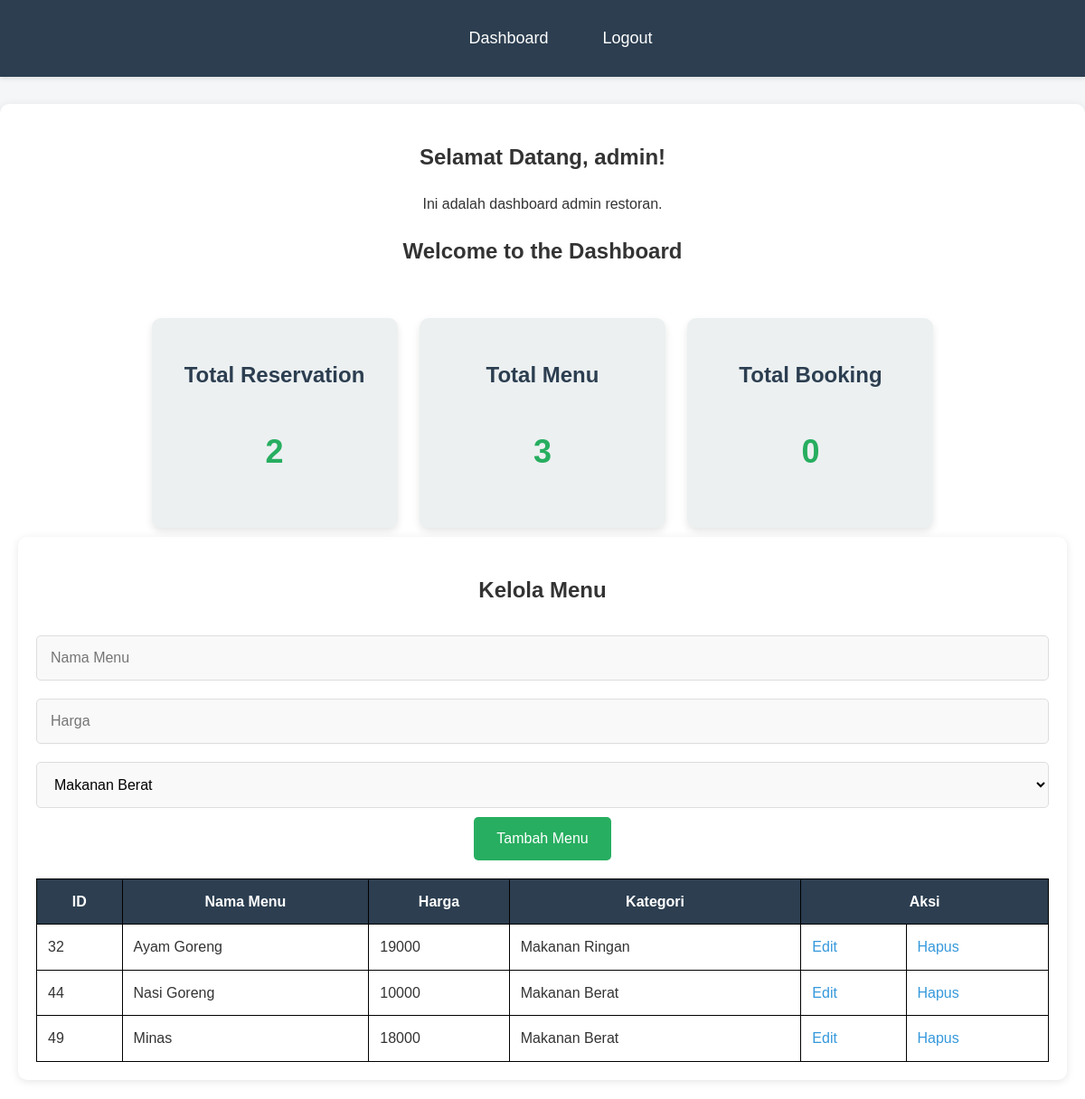
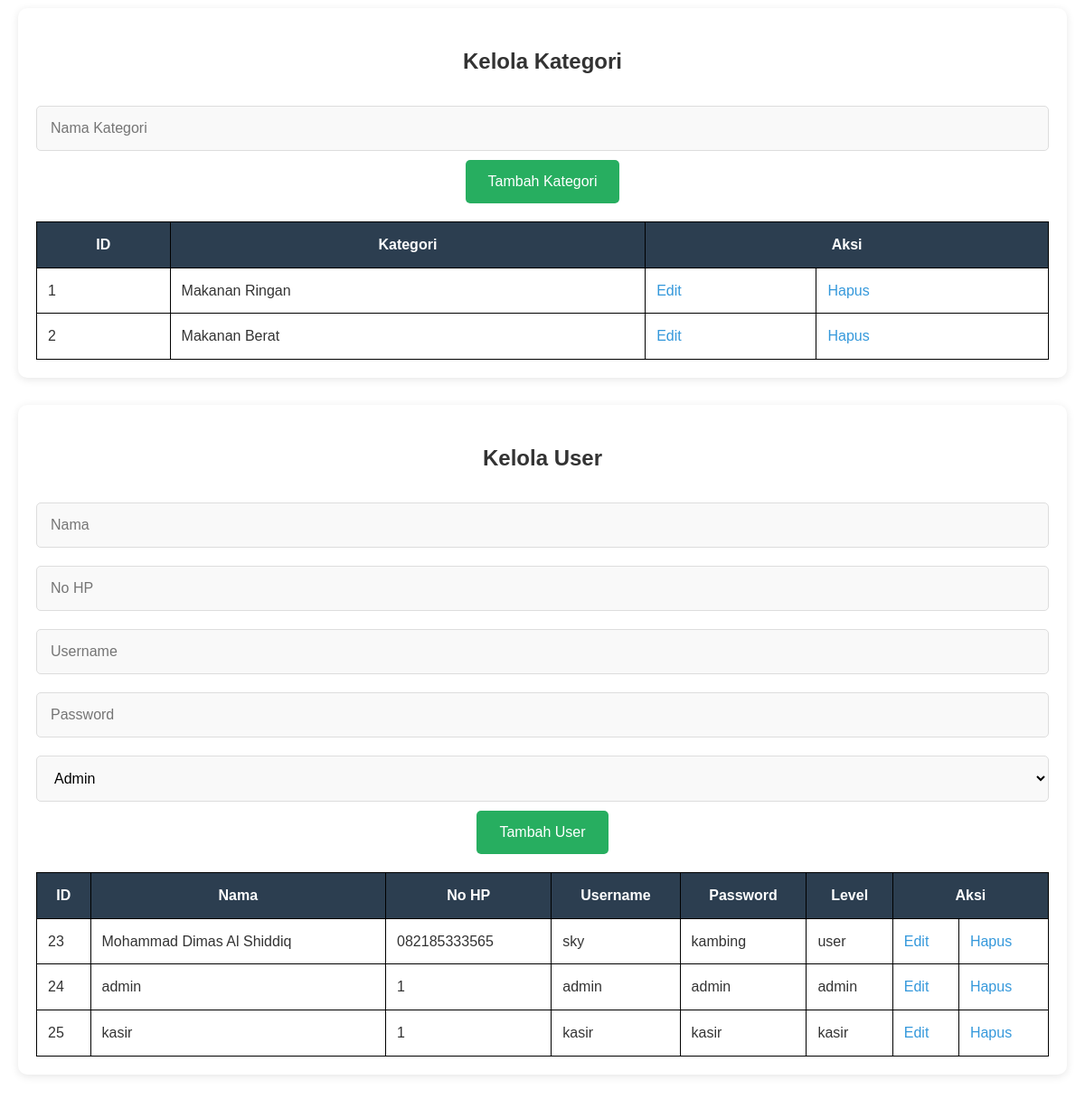
Page /dashboard.php (signed in) on the committed database (2 pictures, top to bottom).
### tables this page shows
CREATE TABLE `tb_menu` (
  `kd_menu` int(11) NOT NULL,
  `menu` varchar(100) NOT NULL,
  `jenis` varchar(20) NOT NULL,
  `harga` int(11) NOT NULL,
  `status` varchar(15) NOT NULL,
  `foto` varchar(100) NOT NULL,
  `kd_kategori` int(11) NOT NULL
);

CREATE TABLE `tb_kategori` (
  `kd_kategori` int(11) NOT NULL,
  `kategori` varchar(15) NOT NULL
);

CREATE TABLE `tb_user` (
  `kd_user` int(11) NOT NULL,
  `nama` varchar(50) NOT NULL,
  `no_hp` varchar(15) NOT NULL,
  `username` varchar(50) NOT NULL,
  `password` varchar(50) NOT NULL,
  `level` varchar(10) NOT NULL
);

### dashboard.php (the view, shortened to what this page needs)
<?php
include 'config/koneksi.php';
?>
<!DOCTYPE html>
<html lang="id">
<head>
</head>
<body>
<nav>
    <ul>
        <li><a href="dashboard.php">Dashboard</a></li>
        <li><a href="logout.php" onclick="return confirm('Yakin logout?')">Logout</a></li>
    </ul>
</nav>
<div id="dashboard" class="box">
    <h2>Selamat Datang, <?php echo htmlspecialchars($_SESSION['username']); ?>!</h2>
    <p>Ini adalah dashboard admin restoran.</p>
    <?php
    $total_pesanan = mysqli_fetch_assoc(mysqli_query($conn, "SELECT COUNT(*) as total FROM tb_pesanan"))['total'];
    $total_reservasi = mysqli_fetch_assoc(mysqli_query($conn, "SELECT COUNT(*) as total FROM tb_reservation"))['total'];
    $total_menu = mysqli_fetch_assoc(mysqli_query($conn, "SELECT COUNT(*) as total FROM tb_menu"))['total'];
    ?>
    <div class="box1">
        <h2>Welcome to the Dashboard</h2>
        <br>
        <div class="card">
            <h3>Total Reservation</h3>
            <p><?php echo $total_reservasi; ?></p>
        </div>
        <div class="card">
            <h3>Total Menu</h3>
            <p><?php echo $total_menu; ?></p>
        </div>
        <div class="card">
            <h3>Total Booking</h3>
            <p><?php echo $total_pesanan; ?></p>
        </div>
    </div>
    <div id="menu" class="box">
        <h2>Kelola Menu</h2>
        <form method="post">
            <input type="text" name="nama_menu" placeholder="Nama Menu" required value="<?php echo @$edit_menu['nama_menu']; ?>">
            <input type="text" name="harga" placeholder="Harga" required value="<?php echo @$edit_menu['harga']; ?>">
            <select name="kategori" required>
                <?php
                $kat = mysqli_query($conn, "SELECT * FROM tb_kategori");
                while ($k = mysqli_fetch_array($kat)) {
                    $sel = @$edit_menu['id_kategori'] == $k['id_kategori'] ? 'selected' : '';
                    echo "<option value='$k[id_kategori]' $sel>$k[kategori]</option>";
                }
                ?>
            </select><br>
            <?php if (isset($_GET['edit_menu'])) { ?>
                <input type="submit" name="update_menu" value="Update Menu">
            <?php } else { ?>
                <input type="submit" name="simpan_menu" value="Tambah Menu">
            <?php } ?>
        </form>
        <table>
            <tr><th>ID</th><th>Nama Menu</th><th>Harga</th><th>Kategori</th><th colspan="2">Aksi</th></tr>
            <?php
            $menu = mysqli_query($conn, "SELECT tb_menu.*, tb_kategori.kategori FROM tb_menu LEFT JOIN tb_kategori ON tb_menu.kd_kategori = tb_kategori.kd_kategori");
            while ($m = mysqli_fetch_array($menu)) { ?>
            <tr>
                <td><?php echo $m['kd_menu']; ?></td>
                <td><?php echo $m['menu']; ?></td>
                <td><?php echo $m['harga']; ?></td>
                <td><?php echo $m['kategori']; ?></td>
                <td><a href="dashboard.php?edit_menu&id=<?php echo $m['kd_menu']; ?>#menu">Edit</a></td>
                <td><a onclick="return confirm('Yakin?')" href="dashboard.php?hapus_menu&id=<?php echo $m['kd_menu']; ?>#menu">Hapus</a></td>
            </tr>
            <?php } ?>
        </table>
    </div>
    <div id="kategori" class="box">
        <h2>Kelola Kategori</h2>
        <form method="post">
            <input type="text" name="kategori" placeholder="Nama Kategori" required value="<?php echo @$edit_kategori['kategori']; ?>"><br>
            <?php if (isset($_GET['edit_kategori'])) { ?>
                <input type="submit" name="update_kategori" value="Update Kategori">
            <?php } else { ?>
                <input type="submit" name="simpan_kategori" value="Tambah Kategori">
            <?php } ?>
        </form>
        <table>
            <tr><th>ID</th><th>Kategori</th><th colspan="2">Aksi</th></tr>
            <?php
            $kategori = mysqli_query($conn, "SELECT * FROM tb_kategori");
            while ($k = mysqli_fetch_array($kategori)) { ?>
            <tr>
                <td><?php echo $k['kd_kategori']; ?></td>
                <td><?php echo $k['kategori']; ?></td>
                <td><a href="dashboard.php?edit_kategori&id=<?php echo $k['kd_kategori']; ?>#kategori">Edit</a></td>
                <td><a onclick="return confirm('Yakin?')" href="dashboard.php?hapus_kategori&id=<?php echo $k['kd_kategori']; ?>#kategori">Hapus</a></td>
            </tr>
            <?php } ?>
        </table>
    </div>
    <div id="user" class="box">
        <h2>Kelola User</h2>
        <form method="post">
            <input type="text" name="nama" placeholder="Nama" required value="<?php echo @$edit_user['nama']; ?>">
            <input type="text" name="nohp" placeholder="No HP" required value="<?php echo @$edit_user['no_hp']; ?>">
            <input type="text" name="username" placeholder="Username" required value="<?php echo @$edit_user['username']; ?>">
            <input type="text" name="password" placeholder="Password" required value="<?php echo @$edit_user['password']; ?>">
            <select name="level" required>
                <option value="admin" <?php if(@$edit_user['level']=='admin') echo 'selected'; ?>>Admin</option>
            </select><br>
            <?php if (isset($_GET['edit_user'])) { ?>
                <input type="submit" name="update_user" value="Update User">
            <?php } else { ?>
                <input type="submit" name="simpan_user" value="Tambah User">
            <?php } ?>
        </form>
        <table>
            <tr><th>ID</th><th>Nama</th><th>No HP</th><th>Username</th><th>Password</th><th>Level</th><th colspan="2">Aksi</th></tr>
            <?php
            $user = mysqli_query($conn, "SELECT * FROM tb_user");
            while ($u = mysqli_fetch_array($user)) { ?>
            <tr>
                <td><?php echo $u['kd_user']; ?></td>
                <td><?php echo $u['nama']; ?></td>
                <td><?php echo $u['no_hp']; ?></td>
                <td><?php echo $u['username']; ?></td>
                <td><?php echo $u['password']; ?></td>
                <td><?php echo $u['level']; ?></td>
                <td><a href="dashboard.php?edit_user&id=<?php echo $u['kd_user']; ?>#user">Edit</a></td>
                <td><a onclick="return confirm('Yakin?')" href="dashboard.php?hapus_user&id=<?php echo $u['kd_user']; ?>#user">Hapus</a></td>
            </tr>
            <?php } ?>
        </table>
    </div>
</div>
</body>
</html>

### dashboard.php (style rules this page uses)
body { font-family: 'Arial', sans-serif; background-color: #f4f6f7; color: #333; line-height: 1.6; margin: 0; padding: 0; }
nav { background-color: #2c3e50; padding: 10px 0; color: white; font-size: 18px; box-shadow: 0 2px 5px rgba(0, 0, 0, 0.1); }
nav ul { display: flex; justify-content: center; list-style: none; }
nav ul li { margin: 0 20px; }
nav ul li a { color: white; font-weight: 500; padding: 5px 10px; transition: background-color 0.3s; }
#dashboard { max-width: 1200px; margin: 30px auto; padding: 20px; }
.box { background-color: #fff; padding: 20px; border-radius: 10px; box-shadow: 0 2px 10px rgba(0, 0, 0, 0.1); margin-bottom: 30px; text-align: center; }
.box1 { display: block; text-align: center; }
.card { background-color: #ecf0f1; padding: 20px; border-radius: 10px; margin: 10px; width: 20%; text-align: center; justify-content: flex; box-shadow: 0 4px 8px rgba(0, 0, 0, 0.1); transition: transform 0.3s, box-shadow 0.3s; display: inline-block; }
.card h3 { font-size: 24px; color: #2c3e50; }
.card p { font-size: 36px; color: #27ae60; font-weight: bold; }
input[type="text"], input[type="password"], select { width: 100%; padding: 15px; margin: 10px 0; border-radius: 5px; border: 1px solid #ddd; background-color: #f9f9f9; font-size: 16px; box-sizing: border-box; }
input[type="submit"] { background-color: #27ae60; color: white; padding: 15px 25px; border-radius: 5px; font-size: 16px; border: none; cursor: pointer; transition: background-color 0.3s; }
select { background-color: #f9f9f9; border: 1px solid #ddd; }
table { width: 100%; border-collapse: collapse; margin-top: 20px; }
h2, p { text-align: center; }
th, td { padding: 12px; text-align: left; border: 1px solid black; }
th { background-color: #2c3e50; color: white; text-align: center; }
a { color: #3498db; text-decoration: none; font-weight: 500; }

### rows in the picture
tb_menu: kd_menu "32", menu "Ayam Goreng", harga "19000", kd_kategori.kategori "Makanan Ringan"
tb_menu: kd_menu "44", menu "Nasi Goreng", harga "10000", kd_kategori.kategori "Makanan Berat"
tb_menu: kd_menu "49", menu "Minas", harga "18000", kd_kategori.kategori "Makanan Berat"
tb_kategori: kd_kategori "1", kategori "Makanan Ringan"
tb_kategori: kd_kategori "2", kategori "Makanan Berat"
tb_user: kd_user "23", nama "Mohammad Dimas Al Shiddiq", no_hp "082185333565", username "sky", password "kambing", level "user"
tb_user: kd_user "24", nama "admin", no_hp "1", username "admin", password "admin", level "admin"
tb_user: kd_user "25", nama "kasir", no_hp "1", username "kasir", password "kasir", level "kasir"

### other values in the picture
$_SESSION['username'] "admin"
$total_reservasi "2"
$total_menu "3"
$total_pesanan "0"
form field kategori "Makanan Berat"
